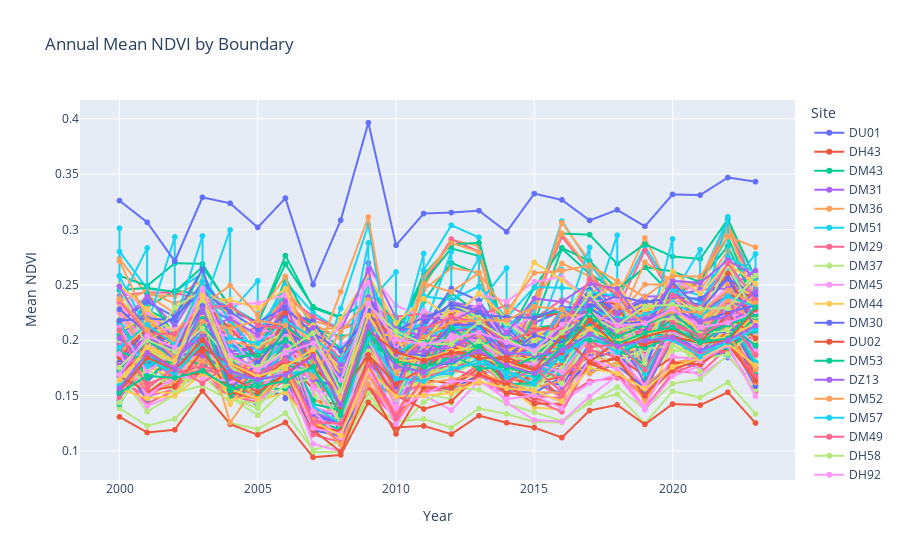

The code cell stored with this chart in its notebook:
### Code cell
fig = px.line(
    boundaries_long,
    x='year',
    y='NDVI',
    color='Association_ID',
    markers=True,
    title='Annual Mean NDVI by Boundary'
)

fig.update_layout(
    xaxis_title='Year',
    yaxis_title='Mean NDVI',
    legend_title='Site'
)
fig.show()
